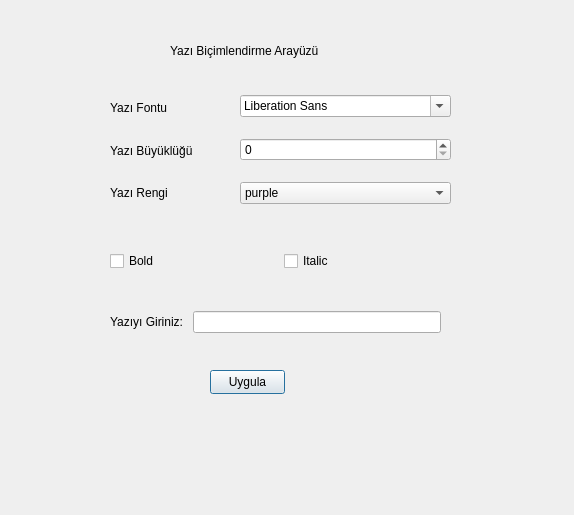
<?xml version="1.0" encoding="UTF-8"?>
<ui version="4.0">
 <class>Dialog</class>
 <widget class="QDialog" name="Dialog">
  <property name="geometry">
   <rect>
    <x>0</x>
    <y>0</y>
    <width>574</width>
    <height>515</height>
   </rect>
  </property>
  <property name="windowTitle">
   <string>Dialog</string>
  </property>
  <widget class="QLabel" name="label">
   <property name="geometry">
    <rect>
     <x>170</x>
     <y>40</y>
     <width>151</width>
     <height>21</height>
    </rect>
   </property>
   <property name="text">
    <string>Yazı Biçimlendirme Arayüzü</string>
   </property>
  </widget>
  <widget class="QPushButton" name="pushButton">
   <property name="geometry">
    <rect>
     <x>210</x>
     <y>370</y>
     <width>75</width>
     <height>24</height>
    </rect>
   </property>
   <property name="text">
    <string>Uygula</string>
   </property>
  </widget>
  <widget class="QLabel" name="label_Ekranda_Goster">
   <property name="geometry">
    <rect>
     <x>170</x>
     <y>410</y>
     <width>221</width>
     <height>51</height>
    </rect>
   </property>
   <property name="text">
    <string/>
   </property>
  </widget>
  <widget class="QWidget" name="">
   <property name="geometry">
    <rect>
     <x>110</x>
     <y>90</y>
     <width>101</width>
     <height>121</height>
    </rect>
   </property>
   <layout class="QVBoxLayout" name="verticalLayout">
    <item>
     <widget class="QLabel" name="label_Yazi_Fontu">
      <property name="palette">
       <palette>
        <active>
         <colorrole role="WindowText">
          <brush brushstyle="SolidPattern">
           <color alpha="255">
            <red>255</red>
            <green>0</green>
            <blue>0</blue>
           </color>
          </brush>
         </colorrole>
         <colorrole role="Text">
          <brush brushstyle="SolidPattern">
           <color alpha="255">
            <red>255</red>
            <green>0</green>
            <blue>0</blue>
           </color>
          </brush>
         </colorrole>
        </active>
        <inactive>
         <colorrole role="WindowText">
          <brush brushstyle="SolidPattern">
           <color alpha="255">
            <red>0</red>
            <green>0</green>
            <blue>0</blue>
           </color>
          </brush>
         </colorrole>
         <colorrole role="Text">
          <brush brushstyle="SolidPattern">
           <color alpha="255">
            <red>0</red>
            <green>0</green>
            <blue>0</blue>
           </color>
          </brush>
         </colorrole>
        </inactive>
        <disabled>
         <colorrole role="WindowText">
          <brush brushstyle="SolidPattern">
           <color alpha="255">
            <red>120</red>
            <green>120</green>
            <blue>120</blue>
           </color>
          </brush>
         </colorrole>
         <colorrole role="Text">
          <brush brushstyle="SolidPattern">
           <color alpha="255">
            <red>120</red>
            <green>120</green>
            <blue>120</blue>
           </color>
          </brush>
         </colorrole>
        </disabled>
       </palette>
      </property>
      <property name="text">
       <string>Yazı Fontu</string>
      </property>
     </widget>
    </item>
    <item>
     <widget class="QLabel" name="label_Yazi_Buyuklugu">
      <property name="palette">
       <palette>
        <active>
         <colorrole role="WindowText">
          <brush brushstyle="SolidPattern">
           <color alpha="255">
            <red>255</red>
            <green>85</green>
            <blue>255</blue>
           </color>
          </brush>
         </colorrole>
        </active>
        <inactive>
         <colorrole role="WindowText">
          <brush brushstyle="SolidPattern">
           <color alpha="255">
            <red>0</red>
            <green>0</green>
            <blue>0</blue>
           </color>
          </brush>
         </colorrole>
        </inactive>
        <disabled>
         <colorrole role="WindowText">
          <brush brushstyle="SolidPattern">
           <color alpha="255">
            <red>120</red>
            <green>120</green>
            <blue>120</blue>
           </color>
          </brush>
         </colorrole>
        </disabled>
       </palette>
      </property>
      <property name="text">
       <string>Yazı Büyüklüğü</string>
      </property>
     </widget>
    </item>
    <item>
     <widget class="QLabel" name="label_Yazi_Rengi">
      <property name="text">
       <string>Yazı Rengi</string>
      </property>
     </widget>
    </item>
   </layout>
  </widget>
  <widget class="QWidget" name="">
   <property name="geometry">
    <rect>
     <x>240</x>
     <y>80</y>
     <width>211</width>
     <height>141</height>
    </rect>
   </property>
   <layout class="QVBoxLayout" name="verticalLayout_2">
    <item>
     <widget class="QFontComboBox" name="fontComboBox_Yazi_Fontu"/>
    </item>
    <item>
     <widget class="QSpinBox" name="spinBox_Yazi_Buyuklugu"/>
    </item>
    <item>
     <widget class="QComboBox" name="comboBox_Yazi_Rengi">
      <item>
       <property name="text">
        <string>purple</string>
       </property>
      </item>
      <item>
       <property name="text">
        <string>blue</string>
       </property>
      </item>
      <item>
       <property name="text">
        <string>green</string>
       </property>
      </item>
      <item>
       <property name="text">
        <string>white</string>
       </property>
      </item>
      <item>
       <property name="text">
        <string>black</string>
       </property>
      </item>
     </widget>
    </item>
   </layout>
  </widget>
  <widget class="QWidget" name="">
   <property name="geometry">
    <rect>
     <x>110</x>
     <y>310</y>
     <width>331</width>
     <height>24</height>
    </rect>
   </property>
   <layout class="QHBoxLayout" name="horizontalLayout">
    <item>
     <widget class="QLabel" name="label_Yaziyi_Giriniz">
      <property name="text">
       <string>Yazıyı Giriniz: </string>
      </property>
     </widget>
    </item>
    <item>
     <widget class="QLineEdit" name="lineEdit_Yaziyi_Giriniz"/>
    </item>
   </layout>
  </widget>
  <widget class="QWidget" name="">
   <property name="geometry">
    <rect>
     <x>110</x>
     <y>250</y>
     <width>341</width>
     <height>22</height>
    </rect>
   </property>
   <layout class="QHBoxLayout" name="horizontalLayout_2">
    <item>
     <widget class="QCheckBox" name="checkBox_Bold">
      <property name="text">
       <string>Bold</string>
      </property>
     </widget>
    </item>
    <item>
     <widget class="QCheckBox" name="checkBox_Italic">
      <property name="text">
       <string>Italic</string>
      </property>
     </widget>
    </item>
   </layout>
  </widget>
 </widget>
 <resources/>
 <connections/>
</ui>
